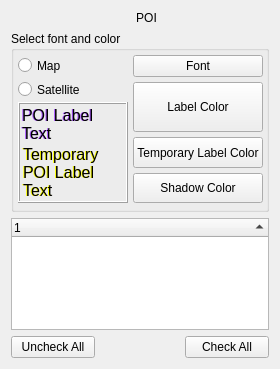
<?xml version="1.0" encoding="UTF-8"?>
<ui version="4.0">
 <class>poiOptions</class>
 <widget class="QWidget" name="poiOptions">
  <property name="geometry">
   <rect>
    <x>0</x>
    <y>0</y>
    <width>280</width>
    <height>369</height>
   </rect>
  </property>
  <property name="sizePolicy">
   <sizepolicy hsizetype="Expanding" vsizetype="Expanding">
    <horstretch>0</horstretch>
    <verstretch>0</verstretch>
   </sizepolicy>
  </property>
  <property name="windowTitle">
   <string notr="true">POI Options</string>
  </property>
  <layout class="QVBoxLayout" name="verticalLayout">
   <item>
    <layout class="QHBoxLayout" name="horizontalLayout">
     <item>
      <widget class="QLabel" name="lblIcon">
       <property name="text">
        <string/>
       </property>
      </widget>
     </item>
     <item>
      <widget class="QLabel" name="lblTitle">
       <property name="sizePolicy">
        <sizepolicy hsizetype="Expanding" vsizetype="Preferred">
         <horstretch>0</horstretch>
         <verstretch>0</verstretch>
        </sizepolicy>
       </property>
       <property name="text">
        <string>POI</string>
       </property>
       <property name="alignment">
        <set>Qt::AlignCenter</set>
       </property>
      </widget>
     </item>
    </layout>
   </item>
   <item>
    <widget class="QGroupBox" name="grpBoxOptions">
     <property name="sizePolicy">
      <sizepolicy hsizetype="Expanding" vsizetype="Preferred">
       <horstretch>0</horstretch>
       <verstretch>0</verstretch>
      </sizepolicy>
     </property>
     <property name="title">
      <string>Select font and color</string>
     </property>
     <layout class="QGridLayout" name="gridLayout">
      <property name="leftMargin">
       <number>4</number>
      </property>
      <property name="topMargin">
       <number>4</number>
      </property>
      <property name="rightMargin">
       <number>3</number>
      </property>
      <property name="bottomMargin">
       <number>6</number>
      </property>
      <property name="spacing">
       <number>5</number>
      </property>
      <item row="4" column="2">
       <widget class="QPushButton" name="pbShadowColor">
        <property name="sizePolicy">
         <sizepolicy hsizetype="Expanding" vsizetype="Preferred">
          <horstretch>0</horstretch>
          <verstretch>0</verstretch>
         </sizepolicy>
        </property>
        <property name="minimumSize">
         <size>
          <width>0</width>
          <height>0</height>
         </size>
        </property>
        <property name="text">
         <string>Shadow Color</string>
        </property>
       </widget>
      </item>
      <item row="1" column="2" rowspan="2">
       <widget class="QPushButton" name="pbColor">
        <property name="sizePolicy">
         <sizepolicy hsizetype="Expanding" vsizetype="Preferred">
          <horstretch>0</horstretch>
          <verstretch>0</verstretch>
         </sizepolicy>
        </property>
        <property name="minimumSize">
         <size>
          <width>0</width>
          <height>0</height>
         </size>
        </property>
        <property name="text">
         <string>Label Color</string>
        </property>
       </widget>
      </item>
      <item row="3" column="2">
       <widget class="QPushButton" name="pbTempColor">
        <property name="sizePolicy">
         <sizepolicy hsizetype="Expanding" vsizetype="Preferred">
          <horstretch>0</horstretch>
          <verstretch>0</verstretch>
         </sizepolicy>
        </property>
        <property name="minimumSize">
         <size>
          <width>0</width>
          <height>0</height>
         </size>
        </property>
        <property name="text">
         <string>Temporary Label Color</string>
        </property>
       </widget>
      </item>
      <item row="0" column="2">
       <widget class="QPushButton" name="pbFont">
        <property name="sizePolicy">
         <sizepolicy hsizetype="Expanding" vsizetype="Preferred">
          <horstretch>0</horstretch>
          <verstretch>0</verstretch>
         </sizepolicy>
        </property>
        <property name="minimumSize">
         <size>
          <width>0</width>
          <height>0</height>
         </size>
        </property>
        <property name="text">
         <string>Font</string>
        </property>
        <property name="autoDefault">
         <bool>false</bool>
        </property>
        <property name="default">
         <bool>false</bool>
        </property>
        <property name="flat">
         <bool>false</bool>
        </property>
       </widget>
      </item>
      <item row="0" column="0">
       <widget class="QRadioButton" name="rbMap">
        <property name="sizePolicy">
         <sizepolicy hsizetype="Maximum" vsizetype="Maximum">
          <horstretch>0</horstretch>
          <verstretch>0</verstretch>
         </sizepolicy>
        </property>
        <property name="minimumSize">
         <size>
          <width>0</width>
          <height>0</height>
         </size>
        </property>
        <property name="font">
         <font>
          <pointsize>8</pointsize>
         </font>
        </property>
        <property name="text">
         <string/>
        </property>
       </widget>
      </item>
      <item row="0" column="1">
       <widget class="QLabel" name="label">
        <property name="sizePolicy">
         <sizepolicy hsizetype="Preferred" vsizetype="Preferred">
          <horstretch>0</horstretch>
          <verstretch>0</verstretch>
         </sizepolicy>
        </property>
        <property name="text">
         <string>Map</string>
        </property>
       </widget>
      </item>
      <item row="2" column="0" rowspan="3" colspan="2">
       <widget class="QFrame" name="frame">
        <property name="sizePolicy">
         <sizepolicy hsizetype="Preferred" vsizetype="Expanding">
          <horstretch>0</horstretch>
          <verstretch>0</verstretch>
         </sizepolicy>
        </property>
        <property name="minimumSize">
         <size>
          <width>0</width>
          <height>0</height>
         </size>
        </property>
        <property name="maximumSize">
         <size>
          <width>16777215</width>
          <height>16777215</height>
         </size>
        </property>
        <property name="font">
         <font>
          <pointsize>12</pointsize>
         </font>
        </property>
        <property name="autoFillBackground">
         <bool>false</bool>
        </property>
        <property name="frameShape">
         <enum>QFrame::Box</enum>
        </property>
        <property name="frameShadow">
         <enum>QFrame::Raised</enum>
        </property>
        <layout class="QGridLayout" name="gridLayout_3">
         <property name="leftMargin">
          <number>1</number>
         </property>
         <property name="topMargin">
          <number>1</number>
         </property>
         <property name="rightMargin">
          <number>1</number>
         </property>
         <property name="bottomMargin">
          <number>1</number>
         </property>
         <property name="spacing">
          <number>1</number>
         </property>
         <item row="0" column="0" rowspan="2" colspan="3">
          <widget class="QLabel" name="txtLabel">
           <property name="sizePolicy">
            <sizepolicy hsizetype="Preferred" vsizetype="Preferred">
             <horstretch>0</horstretch>
             <verstretch>0</verstretch>
            </sizepolicy>
           </property>
           <property name="palette">
            <palette>
             <active>
              <colorrole role="WindowText">
               <brush brushstyle="SolidPattern">
                <color alpha="255">
                 <red>170</red>
                 <green>85</green>
                 <blue>255</blue>
                </color>
               </brush>
              </colorrole>
             </active>
             <inactive>
              <colorrole role="WindowText">
               <brush brushstyle="SolidPattern">
                <color alpha="255">
                 <red>170</red>
                 <green>85</green>
                 <blue>255</blue>
                </color>
               </brush>
              </colorrole>
             </inactive>
             <disabled>
              <colorrole role="WindowText">
               <brush brushstyle="SolidPattern">
                <color alpha="255">
                 <red>106</red>
                 <green>104</green>
                 <blue>100</blue>
                </color>
               </brush>
              </colorrole>
             </disabled>
            </palette>
           </property>
           <property name="font">
            <font>
             <pointsize>12</pointsize>
            </font>
           </property>
           <property name="text">
            <string>POI Label Text</string>
           </property>
           <property name="textFormat">
            <enum>Qt::AutoText</enum>
           </property>
           <property name="wordWrap">
            <bool>true</bool>
           </property>
          </widget>
         </item>
         <item row="1" column="1" colspan="2">
          <widget class="QLabel" name="txtLabelShadow">
           <property name="sizePolicy">
            <sizepolicy hsizetype="Preferred" vsizetype="Preferred">
             <horstretch>0</horstretch>
             <verstretch>0</verstretch>
            </sizepolicy>
           </property>
           <property name="font">
            <font>
             <pointsize>12</pointsize>
            </font>
           </property>
           <property name="text">
            <string>POI Label Text</string>
           </property>
           <property name="textFormat">
            <enum>Qt::AutoText</enum>
           </property>
           <property name="wordWrap">
            <bool>true</bool>
           </property>
          </widget>
         </item>
         <item row="2" column="1" rowspan="2" colspan="2">
          <widget class="QLabel" name="txtTemporary">
           <property name="sizePolicy">
            <sizepolicy hsizetype="Preferred" vsizetype="Preferred">
             <horstretch>0</horstretch>
             <verstretch>0</verstretch>
            </sizepolicy>
           </property>
           <property name="palette">
            <palette>
             <active>
              <colorrole role="WindowText">
               <brush brushstyle="SolidPattern">
                <color alpha="255">
                 <red>255</red>
                 <green>255</green>
                 <blue>0</blue>
                </color>
               </brush>
              </colorrole>
             </active>
             <inactive>
              <colorrole role="WindowText">
               <brush brushstyle="SolidPattern">
                <color alpha="255">
                 <red>255</red>
                 <green>255</green>
                 <blue>0</blue>
                </color>
               </brush>
              </colorrole>
             </inactive>
             <disabled>
              <colorrole role="WindowText">
               <brush brushstyle="SolidPattern">
                <color alpha="255">
                 <red>106</red>
                 <green>104</green>
                 <blue>100</blue>
                </color>
               </brush>
              </colorrole>
             </disabled>
            </palette>
           </property>
           <property name="font">
            <font>
             <pointsize>12</pointsize>
            </font>
           </property>
           <property name="text">
            <string>Temporary POI Label Text</string>
           </property>
           <property name="textFormat">
            <enum>Qt::AutoText</enum>
           </property>
           <property name="wordWrap">
            <bool>true</bool>
           </property>
          </widget>
         </item>
         <item row="3" column="2">
          <widget class="QLabel" name="txtTemporaryShadow">
           <property name="sizePolicy">
            <sizepolicy hsizetype="Preferred" vsizetype="Preferred">
             <horstretch>0</horstretch>
             <verstretch>0</verstretch>
            </sizepolicy>
           </property>
           <property name="font">
            <font>
             <pointsize>12</pointsize>
            </font>
           </property>
           <property name="text">
            <string>Temporary POI Label Text</string>
           </property>
           <property name="textFormat">
            <enum>Qt::AutoText</enum>
           </property>
           <property name="wordWrap">
            <bool>true</bool>
           </property>
          </widget>
         </item>
        </layout>
        <zorder>txtTemporaryShadow</zorder>
        <zorder>txtLabelShadow</zorder>
        <zorder>txtLabel</zorder>
        <zorder>txtTemporary</zorder>
       </widget>
      </item>
      <item row="1" column="0">
       <widget class="QRadioButton" name="rbSatellite">
        <property name="sizePolicy">
         <sizepolicy hsizetype="Preferred" vsizetype="Preferred">
          <horstretch>0</horstretch>
          <verstretch>0</verstretch>
         </sizepolicy>
        </property>
        <property name="minimumSize">
         <size>
          <width>0</width>
          <height>0</height>
         </size>
        </property>
        <property name="font">
         <font>
          <pointsize>8</pointsize>
         </font>
        </property>
        <property name="text">
         <string/>
        </property>
       </widget>
      </item>
      <item row="1" column="1">
       <widget class="QLabel" name="label_2">
        <property name="text">
         <string>Satellite</string>
        </property>
       </widget>
      </item>
     </layout>
    </widget>
   </item>
   <item>
    <widget class="QTreeWidget" name="treeWidget">
     <property name="sizePolicy">
      <sizepolicy hsizetype="Expanding" vsizetype="Expanding">
       <horstretch>0</horstretch>
       <verstretch>0</verstretch>
      </sizepolicy>
     </property>
     <property name="editTriggers">
      <set>QAbstractItemView::DoubleClicked|QAbstractItemView::EditKeyPressed|QAbstractItemView::SelectedClicked</set>
     </property>
     <property name="indentation">
      <number>20</number>
     </property>
     <property name="rootIsDecorated">
      <bool>true</bool>
     </property>
     <property name="uniformRowHeights">
      <bool>true</bool>
     </property>
     <property name="sortingEnabled">
      <bool>true</bool>
     </property>
     <property name="animated">
      <bool>true</bool>
     </property>
     <property name="allColumnsShowFocus">
      <bool>true</bool>
     </property>
     <property name="headerHidden">
      <bool>false</bool>
     </property>
     <property name="columnCount">
      <number>1</number>
     </property>
     <attribute name="headerVisible">
      <bool>true</bool>
     </attribute>
     <column>
      <property name="text">
       <string notr="true">1</string>
      </property>
     </column>
    </widget>
   </item>
   <item>
    <layout class="QHBoxLayout" name="horizontalLayout_2">
     <item>
      <widget class="QPushButton" name="pbUncheckAll">
       <property name="sizePolicy">
        <sizepolicy hsizetype="Expanding" vsizetype="Fixed">
         <horstretch>0</horstretch>
         <verstretch>0</verstretch>
        </sizepolicy>
       </property>
       <property name="minimumSize">
        <size>
         <width>0</width>
         <height>0</height>
        </size>
       </property>
       <property name="maximumSize">
        <size>
         <width>16777215</width>
         <height>16777215</height>
        </size>
       </property>
       <property name="text">
        <string>Uncheck All</string>
       </property>
      </widget>
     </item>
     <item>
      <spacer name="horizontalSpacer">
       <property name="orientation">
        <enum>Qt::Horizontal</enum>
       </property>
       <property name="sizeHint" stdset="0">
        <size>
         <width>40</width>
         <height>20</height>
        </size>
       </property>
      </spacer>
     </item>
     <item>
      <widget class="QPushButton" name="pbCheckAll">
       <property name="sizePolicy">
        <sizepolicy hsizetype="Expanding" vsizetype="Fixed">
         <horstretch>0</horstretch>
         <verstretch>0</verstretch>
        </sizepolicy>
       </property>
       <property name="minimumSize">
        <size>
         <width>0</width>
         <height>0</height>
        </size>
       </property>
       <property name="maximumSize">
        <size>
         <width>16777215</width>
         <height>16777215</height>
        </size>
       </property>
       <property name="text">
        <string>Check All</string>
       </property>
      </widget>
     </item>
    </layout>
   </item>
  </layout>
 </widget>
 <tabstops>
  <tabstop>rbMap</tabstop>
  <tabstop>rbSatellite</tabstop>
  <tabstop>pbColor</tabstop>
  <tabstop>pbTempColor</tabstop>
  <tabstop>pbShadowColor</tabstop>
  <tabstop>pbUncheckAll</tabstop>
  <tabstop>pbCheckAll</tabstop>
 </tabstops>
 <resources/>
 <connections/>
</ui>
